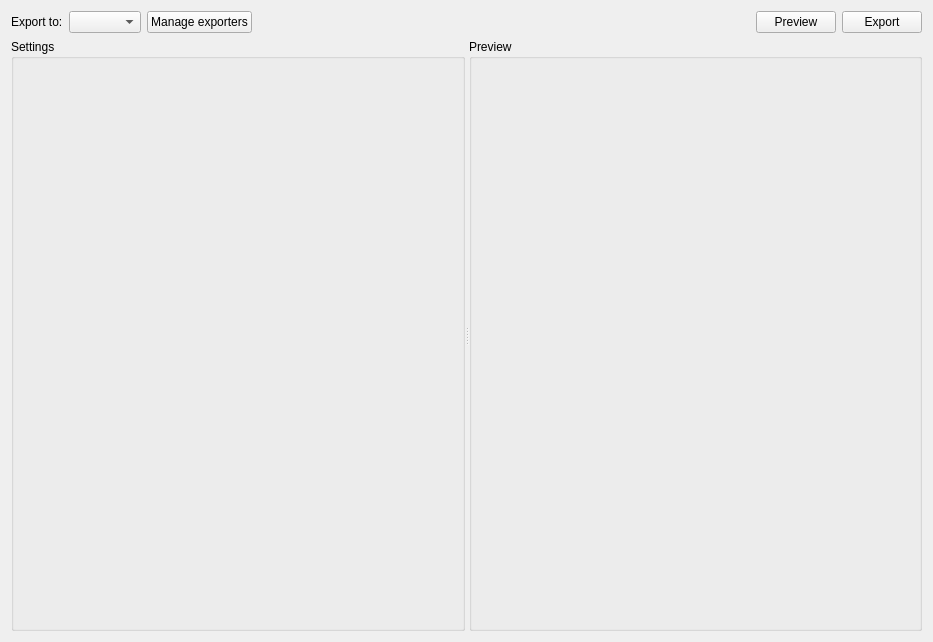
<?xml version="1.0" encoding="UTF-8"?>
<ui version="4.0">
 <class>exporter</class>
 <widget class="QWidget" name="exporter">
  <property name="geometry">
   <rect>
    <x>0</x>
    <y>0</y>
    <width>933</width>
    <height>642</height>
   </rect>
  </property>
  <property name="windowTitle">
   <string>Export</string>
  </property>
  <layout class="QVBoxLayout" name="verticalLayout">
   <item>
    <layout class="QHBoxLayout" name="horizontalLayout">
     <item>
      <widget class="QLabel" name="label">
       <property name="text">
        <string>Export to:</string>
       </property>
      </widget>
     </item>
     <item>
      <widget class="QComboBox" name="cmbExporters"/>
     </item>
     <item>
      <widget class="QPushButton" name="btnManageExporters">
       <property name="text">
        <string>Manage exporters</string>
       </property>
      </widget>
     </item>
     <item>
      <spacer name="horizontalSpacer">
       <property name="orientation">
        <enum>Qt::Horizontal</enum>
       </property>
       <property name="sizeHint" stdset="0">
        <size>
         <width>40</width>
         <height>20</height>
        </size>
       </property>
      </spacer>
     </item>
     <item>
      <widget class="QPushButton" name="btnPreview">
       <property name="text">
        <string>Preview</string>
       </property>
      </widget>
     </item>
     <item>
      <widget class="QPushButton" name="pushButton_2">
       <property name="text">
        <string>Export</string>
       </property>
      </widget>
     </item>
    </layout>
   </item>
   <item>
    <widget class="QSplitter" name="splitter">
     <property name="orientation">
      <enum>Qt::Horizontal</enum>
     </property>
     <widget class="QGroupBox" name="grpSettings">
      <property name="title">
       <string>Settings</string>
      </property>
      <layout class="QVBoxLayout" name="verticalLayout_3">
       <property name="spacing">
        <number>0</number>
       </property>
       <property name="leftMargin">
        <number>0</number>
       </property>
       <property name="topMargin">
        <number>0</number>
       </property>
       <property name="rightMargin">
        <number>0</number>
       </property>
       <property name="bottomMargin">
        <number>0</number>
       </property>
      </layout>
     </widget>
     <widget class="QGroupBox" name="grpPreview">
      <property name="title">
       <string>Preview</string>
      </property>
      <layout class="QVBoxLayout" name="verticalLayout_2">
       <property name="spacing">
        <number>0</number>
       </property>
       <property name="leftMargin">
        <number>0</number>
       </property>
       <property name="topMargin">
        <number>0</number>
       </property>
       <property name="rightMargin">
        <number>0</number>
       </property>
       <property name="bottomMargin">
        <number>0</number>
       </property>
      </layout>
     </widget>
    </widget>
   </item>
  </layout>
 </widget>
 <resources/>
 <connections/>
</ui>
